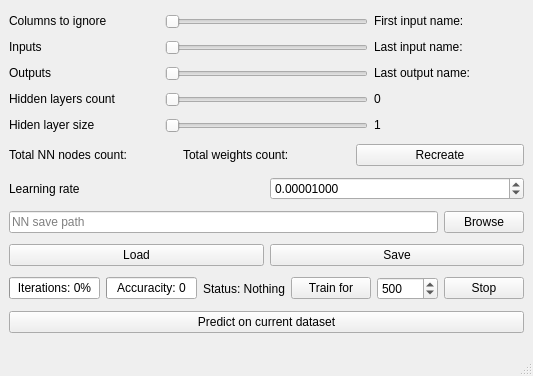
<?xml version="1.0" encoding="UTF-8"?>
<ui version="4.0">
 <class>PredictorWindow</class>
 <widget class="QMainWindow" name="PredictorWindow">
  <property name="geometry">
   <rect>
    <x>0</x>
    <y>0</y>
    <width>523</width>
    <height>376</height>
   </rect>
  </property>
  <property name="windowTitle">
   <string>NN training</string>
  </property>
  <widget class="QWidget" name="centralwidget">
   <layout class="QVBoxLayout" name="verticalLayout">
    <item>
     <layout class="QHBoxLayout" name="horizontalLayout">
      <item>
       <widget class="QLabel" name="label">
        <property name="sizePolicy">
         <sizepolicy hsizetype="Fixed" vsizetype="Fixed">
          <horstretch>0</horstretch>
          <verstretch>0</verstretch>
         </sizepolicy>
        </property>
        <property name="minimumSize">
         <size>
          <width>150</width>
          <height>0</height>
         </size>
        </property>
        <property name="maximumSize">
         <size>
          <width>150</width>
          <height>16777215</height>
         </size>
        </property>
        <property name="text">
         <string>Columns to ignore</string>
        </property>
       </widget>
      </item>
      <item>
       <widget class="QSlider" name="columnsToIgnoreSlider">
        <property name="orientation">
         <enum>Qt::Orientation::Horizontal</enum>
        </property>
       </widget>
      </item>
      <item>
       <widget class="QLabel" name="ignoreColumnsLabel">
        <property name="sizePolicy">
         <sizepolicy hsizetype="Fixed" vsizetype="Fixed">
          <horstretch>0</horstretch>
          <verstretch>0</verstretch>
         </sizepolicy>
        </property>
        <property name="minimumSize">
         <size>
          <width>150</width>
          <height>0</height>
         </size>
        </property>
        <property name="maximumSize">
         <size>
          <width>150</width>
          <height>16777215</height>
         </size>
        </property>
        <property name="text">
         <string>First input name:</string>
        </property>
       </widget>
      </item>
     </layout>
    </item>
    <item>
     <layout class="QHBoxLayout" name="horizontalLayout_2">
      <item>
       <widget class="QLabel" name="label_2">
        <property name="sizePolicy">
         <sizepolicy hsizetype="Fixed" vsizetype="Fixed">
          <horstretch>0</horstretch>
          <verstretch>0</verstretch>
         </sizepolicy>
        </property>
        <property name="minimumSize">
         <size>
          <width>150</width>
          <height>0</height>
         </size>
        </property>
        <property name="maximumSize">
         <size>
          <width>150</width>
          <height>16777215</height>
         </size>
        </property>
        <property name="text">
         <string>Inputs</string>
        </property>
       </widget>
      </item>
      <item>
       <widget class="QSlider" name="inputCountSlider">
        <property name="orientation">
         <enum>Qt::Orientation::Horizontal</enum>
        </property>
       </widget>
      </item>
      <item>
       <widget class="QLabel" name="InputsLabel">
        <property name="sizePolicy">
         <sizepolicy hsizetype="Fixed" vsizetype="Fixed">
          <horstretch>0</horstretch>
          <verstretch>0</verstretch>
         </sizepolicy>
        </property>
        <property name="minimumSize">
         <size>
          <width>150</width>
          <height>0</height>
         </size>
        </property>
        <property name="maximumSize">
         <size>
          <width>150</width>
          <height>16777215</height>
         </size>
        </property>
        <property name="text">
         <string>Last input name:</string>
        </property>
       </widget>
      </item>
     </layout>
    </item>
    <item>
     <layout class="QHBoxLayout" name="horizontalLayout_3">
      <item>
       <widget class="QLabel" name="label_3">
        <property name="sizePolicy">
         <sizepolicy hsizetype="Fixed" vsizetype="Fixed">
          <horstretch>0</horstretch>
          <verstretch>0</verstretch>
         </sizepolicy>
        </property>
        <property name="minimumSize">
         <size>
          <width>150</width>
          <height>0</height>
         </size>
        </property>
        <property name="maximumSize">
         <size>
          <width>150</width>
          <height>16777215</height>
         </size>
        </property>
        <property name="text">
         <string>Outputs</string>
        </property>
       </widget>
      </item>
      <item>
       <widget class="QSlider" name="outputCountSlider">
        <property name="orientation">
         <enum>Qt::Orientation::Horizontal</enum>
        </property>
       </widget>
      </item>
      <item>
       <widget class="QLabel" name="outputsLabel">
        <property name="sizePolicy">
         <sizepolicy hsizetype="Fixed" vsizetype="Fixed">
          <horstretch>0</horstretch>
          <verstretch>0</verstretch>
         </sizepolicy>
        </property>
        <property name="minimumSize">
         <size>
          <width>150</width>
          <height>0</height>
         </size>
        </property>
        <property name="maximumSize">
         <size>
          <width>150</width>
          <height>16777215</height>
         </size>
        </property>
        <property name="text">
         <string>Last output name:</string>
        </property>
       </widget>
      </item>
     </layout>
    </item>
    <item>
     <layout class="QHBoxLayout" name="horizontalLayout_4">
      <item>
       <widget class="QLabel" name="label_4">
        <property name="sizePolicy">
         <sizepolicy hsizetype="Fixed" vsizetype="Fixed">
          <horstretch>0</horstretch>
          <verstretch>0</verstretch>
         </sizepolicy>
        </property>
        <property name="minimumSize">
         <size>
          <width>150</width>
          <height>0</height>
         </size>
        </property>
        <property name="maximumSize">
         <size>
          <width>150</width>
          <height>16777215</height>
         </size>
        </property>
        <property name="text">
         <string>Hidden layers count</string>
        </property>
       </widget>
      </item>
      <item>
       <widget class="QSlider" name="hiddenLayerCountSlider">
        <property name="maximum">
         <number>30</number>
        </property>
        <property name="orientation">
         <enum>Qt::Orientation::Horizontal</enum>
        </property>
       </widget>
      </item>
      <item>
       <widget class="QLabel" name="hiddenLayerCountLabel">
        <property name="sizePolicy">
         <sizepolicy hsizetype="Fixed" vsizetype="Fixed">
          <horstretch>0</horstretch>
          <verstretch>0</verstretch>
         </sizepolicy>
        </property>
        <property name="minimumSize">
         <size>
          <width>150</width>
          <height>0</height>
         </size>
        </property>
        <property name="maximumSize">
         <size>
          <width>150</width>
          <height>16777215</height>
         </size>
        </property>
        <property name="text">
         <string>0</string>
        </property>
       </widget>
      </item>
     </layout>
    </item>
    <item>
     <layout class="QHBoxLayout" name="horizontalLayout_6">
      <item>
       <widget class="QLabel" name="label_6">
        <property name="sizePolicy">
         <sizepolicy hsizetype="Fixed" vsizetype="Fixed">
          <horstretch>0</horstretch>
          <verstretch>0</verstretch>
         </sizepolicy>
        </property>
        <property name="minimumSize">
         <size>
          <width>150</width>
          <height>0</height>
         </size>
        </property>
        <property name="maximumSize">
         <size>
          <width>150</width>
          <height>16777215</height>
         </size>
        </property>
        <property name="text">
         <string>Hiden layer size</string>
        </property>
       </widget>
      </item>
      <item>
       <widget class="QSlider" name="hiddenLayerSizeSlider">
        <property name="minimum">
         <number>1</number>
        </property>
        <property name="maximum">
         <number>1000</number>
        </property>
        <property name="orientation">
         <enum>Qt::Orientation::Horizontal</enum>
        </property>
       </widget>
      </item>
      <item>
       <widget class="QLabel" name="hiddenLayerSizeLabel">
        <property name="sizePolicy">
         <sizepolicy hsizetype="Fixed" vsizetype="Fixed">
          <horstretch>0</horstretch>
          <verstretch>0</verstretch>
         </sizepolicy>
        </property>
        <property name="minimumSize">
         <size>
          <width>150</width>
          <height>0</height>
         </size>
        </property>
        <property name="maximumSize">
         <size>
          <width>150</width>
          <height>16777215</height>
         </size>
        </property>
        <property name="text">
         <string>1</string>
        </property>
       </widget>
      </item>
     </layout>
    </item>
    <item>
     <layout class="QHBoxLayout" name="horizontalLayout_7">
      <item>
       <widget class="QLabel" name="totalNodesLabel">
        <property name="text">
         <string>Total NN nodes count:</string>
        </property>
       </widget>
      </item>
      <item>
       <widget class="QLabel" name="totalWeightsLabel">
        <property name="text">
         <string>Total weights count: </string>
        </property>
       </widget>
      </item>
      <item>
       <widget class="QPushButton" name="recreatePushButton">
        <property name="text">
         <string>Recreate</string>
        </property>
       </widget>
      </item>
     </layout>
    </item>
    <item>
     <layout class="QHBoxLayout" name="horizontalLayout_11">
      <item>
       <widget class="QLabel" name="label_7">
        <property name="text">
         <string>Learning rate</string>
        </property>
       </widget>
      </item>
      <item>
       <widget class="QDoubleSpinBox" name="rateSpinBox">
        <property name="decimals">
         <number>8</number>
        </property>
        <property name="singleStep">
         <double>0.000010000000000</double>
        </property>
        <property name="value">
         <double>0.000010000000000</double>
        </property>
       </widget>
      </item>
     </layout>
    </item>
    <item>
     <layout class="QHBoxLayout" name="horizontalLayout_8">
      <item>
       <widget class="QLineEdit" name="saveNameLineEdit">
        <property name="text">
         <string/>
        </property>
        <property name="placeholderText">
         <string>NN save path</string>
        </property>
       </widget>
      </item>
      <item>
       <widget class="QPushButton" name="browse">
        <property name="text">
         <string>Browse</string>
        </property>
       </widget>
      </item>
     </layout>
    </item>
    <item>
     <layout class="QHBoxLayout" name="horizontalLayout_10">
      <item>
       <widget class="QPushButton" name="loadPushButton">
        <property name="text">
         <string>Load</string>
        </property>
       </widget>
      </item>
      <item>
       <widget class="QPushButton" name="savePushButton">
        <property name="text">
         <string>Save</string>
        </property>
       </widget>
      </item>
     </layout>
    </item>
    <item>
     <layout class="QHBoxLayout" name="horizontalLayout_9">
      <item>
       <widget class="QProgressBar" name="iterationProgressBar">
        <property name="value">
         <number>0</number>
        </property>
        <property name="format">
         <string>Iterations: %p%</string>
        </property>
       </widget>
      </item>
      <item>
       <widget class="QProgressBar" name="costProgressBar">
        <property name="value">
         <number>0</number>
        </property>
        <property name="format">
         <string>Accuracity: %v</string>
        </property>
       </widget>
      </item>
      <item>
       <widget class="QLabel" name="statusLabel">
        <property name="text">
         <string>Status: Nothing</string>
        </property>
       </widget>
      </item>
      <item>
       <widget class="QPushButton" name="trainPushButton">
        <property name="text">
         <string>Train for</string>
        </property>
       </widget>
      </item>
      <item>
       <widget class="QSpinBox" name="iteratorSpinBox">
        <property name="minimum">
         <number>1</number>
        </property>
        <property name="maximum">
         <number>50000</number>
        </property>
        <property name="value">
         <number>500</number>
        </property>
       </widget>
      </item>
      <item>
       <widget class="QPushButton" name="stopPushButton">
        <property name="text">
         <string>Stop</string>
        </property>
       </widget>
      </item>
     </layout>
    </item>
    <item>
     <widget class="QPushButton" name="predictPushButton">
      <property name="text">
       <string>Predict on current dataset</string>
      </property>
     </widget>
    </item>
   </layout>
  </widget>
  <widget class="QMenuBar" name="menubar">
   <property name="geometry">
    <rect>
     <x>0</x>
     <y>0</y>
     <width>523</width>
     <height>21</height>
    </rect>
   </property>
  </widget>
  <widget class="QStatusBar" name="statusbar"/>
 </widget>
 <resources/>
 <connections/>
</ui>
